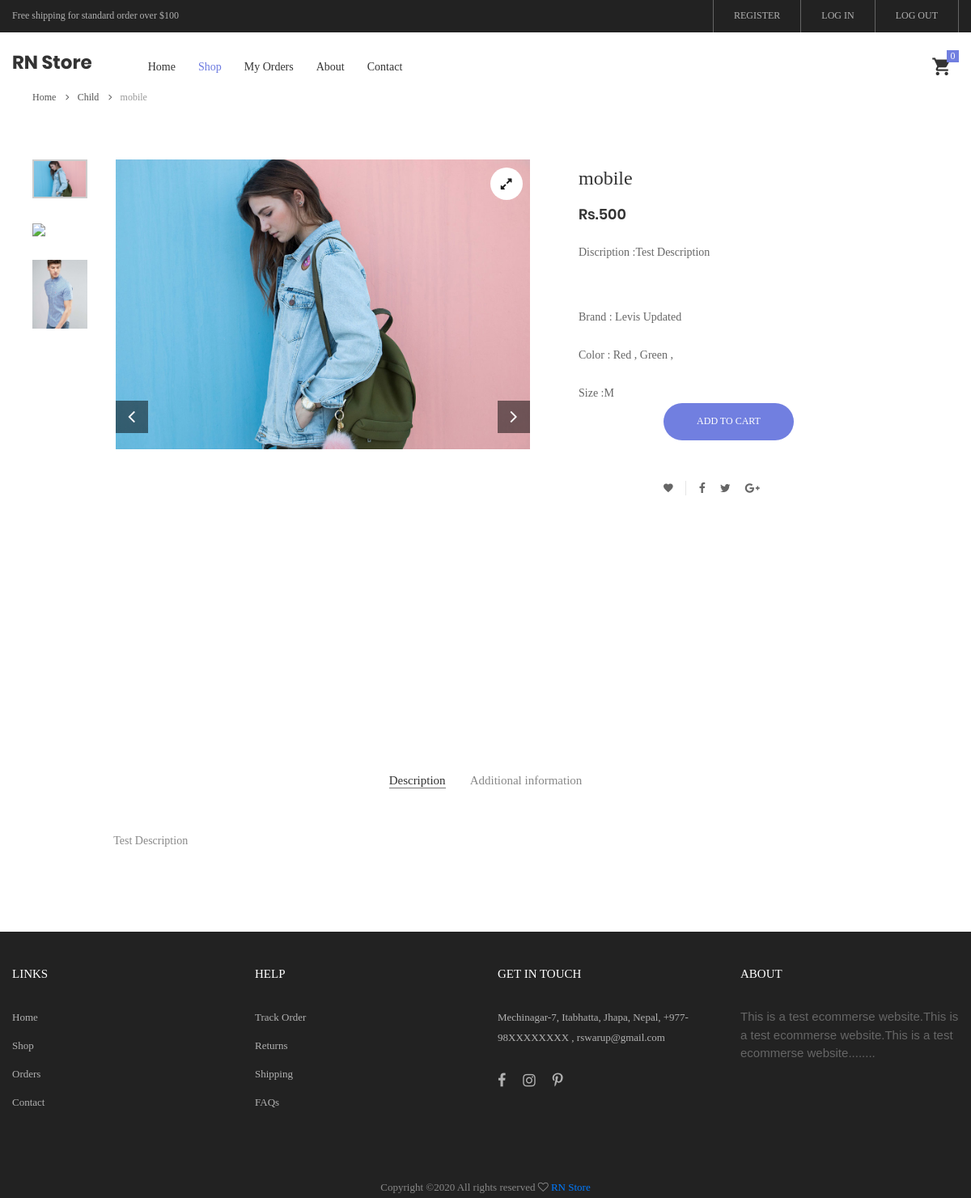
Screenshot of /product/34/detail/ with the database file from the repository.
### product/models.py (models this page shows, shortened)
class Product(models.Model):
	M="M"
	F="F"
	A="A"
	GENDER_CHOICES = (
	(M, "male"),
	(F, "female"),
	(A,"All"),
		)
	S="S"
	M="M"
	L="L"
	XL="XL"
	SIZE_CHOICES = (
	(S,"small"),
	(M, "medium"),
	(L, "large"),
	(XL,"xtra large"),
		)
	user=models.ForeignKey(settings.AUTH_USER_MODEL,
							on_delete=models.CASCADE,
							related_name='product',
							related_query_name='products',
							null=True,
							blank=True
							)
	category=models.ForeignKey(Category,
							on_delete=models.CASCADE,
							related_name='product',
							related_query_name='products',
							null=True,
							)
	brand=models.ForeignKey(Brand,
						on_delete=models.CASCADE,
						related_name='product',
						related_query_name='products',
						null=True,
						)
	model=models.ForeignKey(Model,
						on_delete=models.CASCADE,
						related_name='product',
						related_query_name='products',
						null=True
						)
	gender=models.CharField(
			    choices = GENDER_CHOICES,
			    max_length = 3,
			    default = A,
			  )
	product = models.CharField(max_length=300)
	color = models.ManyToManyField(Color,through='ProductColor')
	size = models.CharField(choices = SIZE_CHOICES,
						    max_length = 10,
						    default = M,
						    )
	price = models.IntegerField()
	description = models.TextField(null=True)
	new_collection = models.BooleanField(default=False)
	text1 = models.CharField(max_length=250,null=True,blank=True)
	text2 = models.CharField(max_length=250,null=True,blank=True)

class Category(models.Model):
	category=models.CharField(max_length=250)
	image=models.ImageField(upload_to="category_images/",
				            null=True,
				            blank=True
				           	)
	text=models.CharField(max_length=250,null=True,blank=True)
	def __str__(self):
		return self.category

class Images(models.Model):
	product=models.ForeignKey(Product,
					on_delete=models.CASCADE,
					related_name='image',
					related_query_name='images',
					null=True,
					)
	image=models.FileField(upload_to="product_images/",null=True, blank=True)

class Brand(models.Model):
	user=models.ForeignKey(settings.AUTH_USER_MODEL,
							on_delete=models.CASCADE,
							related_name='brand',
							related_query_name='brands',
							null=True,
							blank=True
							)
	brand=models.CharField(max_length=250)
	def __str__(self):
		return self.brand

class Color(models.Model):
	color=models.CharField(max_length=250)
	def __str__(self):
		return self.color

### product/views.py (the view)
# urls.py: path('<int:pk>/detail/',ProductDetail.as_view(),name='detail'),
class ProductDetail(DetailView):
    model = Product
    context_object_name = "product"
    template_name = "product/detail.html"

### product/models.py (called while the page is built)
	def __str__(self):
		return self.model

### templates/product/detail.html (shortened to what this page needs)
{% extends "base.html" %}
{% load my_templatetags %}
{% load static %}
{% block css%}
 <link rel="stylesheet" type="text/css" href="{% static 'ecom/vendor/MagnificPopup/magnific-popup.css'%}">
{% endblock css%}
{% block content %}
    <div class="container" style="margin-top: 40px;">
        <div class="bread-crumb flex-w p-l-25 p-r-15 p-t-30 p-lr-0-lg">
            <a href="{% url 'home'%}" class="stext-109 cl8 hov-cl1 trans-04">
                Home
                <i class="fa fa-angle-right m-l-9 m-r-10" aria-hidden="true"></i>
            </a>
            <a href="product.html" class="stext-109 cl8 hov-cl1 trans-04">
                {{product.category}}
                <i class="fa fa-angle-right m-l-9 m-r-10" aria-hidden="true"></i>
            </a>
            <span class="stext-109 cl4">
                {{product.product}}
            </span>
        </div>
    </div>
    <section class="sec-product-detail bg0 p-t-65 p-b-60">
        <div class="container">
            <div class="row">
                <div class="col-md-6 col-lg-7 p-b-30">
                    <div class="p-l-25 p-r-30 p-lr-0-lg">
                        <div class="wrap-slick3 flex-sb flex-w">
                            <div class="wrap-slick3-dots"></div>
                            <div class="slick3 gallery-lb">
                                {% for image in product.image.all %}
                                    {% if forloop.counter == 1 %}
                                        <div class="item-slick3" data-thumb="{{image.image.url}}">
                                            <div class="wrap-pic-w pos-relative">
                                                <img src="{{image.image.url}}" alt="IMG-PRODUCT">
                                                <a class="flex-c-m size-108 how-pos1 bor0 fs-16 cl10 bg0 hov-btn3 trans-04" href="{{image.image.url}}">
                                                    <i class="fa fa-expand"></i>
                                                </a>
                                            </div>
                                        </div>
                                    {% endif %}
                                {% endfor %}
                            </div>
                        </div>
                    </div>
                </div>
                <div class="col-md-6 col-lg-5 p-b-30">
                    <div class="p-r-50 p-t-5 p-lr-0-lg">
                        <h4 id="namepr{{product.id}}" class="mtext-105 cl2 js-name-detail p-b-14">{{product.product}}</h4>
                        <span id="pricepr{{product.id}}" class="mtext-106 cl2">Rs.{{product.price}}</span>
                        <p class="stext-102 cl3 p-t-23">
                            Discription :{{product.description}}
                        </p>
                        <div class="p-t-33">
                            <p class="stext-102 cl3 p-t-23">Brand : {{product.brand}}</p>
                            <p class="stext-102 cl3 p-t-23"> Color : {% for color in product.color.all %} {{color}} ,{% endfor%}</p>
                            <p class="stext-102 cl3 p-t-23">Size :{{product.size}}</p>
                            <div class="flex-w flex-r-m p-b-10">
                                <div class="size-204 flex-w flex-m respon6-next">
                                    <button id="pr{{product.id}}" class="flex-c-m stext-101 cl0 size-101 bg1 bor1 hov-btn1 p-lr-15 trans-04 js-addcart-detail cart" value="{{product.product}}">
                                        Add to cart
                                    </button>
                                </div>
                            </div>
                        </div>
                        <div class="flex-w flex-m p-l-100 p-t-40 respon7">
                            <div class="flex-m bor9 p-r-10 m-r-11">
                                <a href="#" class="fs-14 cl3 hov-cl1 trans-04 lh-10 p-lr-5 p-tb-2 js-addwish-detail tooltip100" data-tooltip="Add to Wishlist">
                                    <i class="zmdi zmdi-favorite"></i>
                                </a>
                            </div>
                            <a href="#" class="fs-14 cl3 hov-cl1 trans-04 lh-10 p-lr-5 p-tb-2 m-r-8 tooltip100" data-tooltip="Facebook">
                                <i class="fa fa-facebook"></i>
                            </a>
                            <a href="#" class="fs-14 cl3 hov-cl1 trans-04 lh-10 p-lr-5 p-tb-2 m-r-8 tooltip100" data-tooltip="Twitter">
                                <i class="fa fa-twitter"></i>
                            </a>
                            <a href="#" class="fs-14 cl3 hov-cl1 trans-04 lh-10 p-lr-5 p-tb-2 m-r-8 tooltip100" data-tooltip="Google Plus">
                                <i class="fa fa-google-plus"></i>
                            </a>
                        </div>
                    </div>
                </div>
            </div>
            <div class="bor10 m-t-50 p-t-43 p-b-40">
                <div class="tab01">
                    <ul class="nav nav-tabs" role="tablist">
                        <li class="nav-item p-b-10">
                            <a class="nav-link active" data-toggle="tab" href="#description" role="tab">Description</a>
                        </li>
                        <li class="nav-item p-b-10">
                            <a class="nav-link" data-toggle="tab" href="#information" role="tab">Additional information</a>
                        </li>
                    </ul>
                    <div class="tab-content p-t-43">
                        <div class="tab-pane fade show active" id="description" role="tabpanel">
                            <div class="how-pos2 p-lr-15-md">
                                <p class="stext-102 cl6">
                                   {{product.description}}
                                </p>
                            </div>
                        </div>
                    </div>
                </div>
            </div>
        </div>
    </section>
{% endblock content %}

### static/ecom/css/main.css (style rules this page uses)
.container { max-width: 1380px; }
@media (max-width: 1600px) { .container { max-width: 1200px; } }
.slick-slide { outline: none !important; }
.wrap-slick3 { position: relative; }
.wrap-slick3-dots { width: 11.111111%; }
.slick3 { width: 83.333333%; }
.tab01 .nav-tabs { display: -webkit-box; display: -webkit-flex; display: -moz-box; display: -ms-flexbox; display: flex; flex-wrap: wrap; justify-content: center; align-items: center; border: none; }
.tab01 .nav-tabs .nav-item { margin: 0px 15px; }
.tab01 .nav-link { font-family: Poppins-Regular; font-size: 15px; color: #888; line-height: 1.2; padding: 0; border-radius: 0px; border: none; border-bottom: 1px solid transparent; -webkit-transition: all 0.4s; -o-transition: all 0.4s; -moz-transition: all 0.4s; transition: all 0.4s; }
.tab01 .nav-link.active { color: #333; border-color: #797979; }
.tooltip100 { position: relative; }
.tooltip100::after { content: attr(data-tooltip); font-family: Poppins-Regular; font-size: 12px; color: #888; line-height: 18px; white-space: nowrap; display: block; position: absolute; background: #fff; border: 1px solid #ccc; height: 20px; padding: 0px 8px; top: -35px; left: 50%; -webkit-transform: translateX(-50%); -moz-transform: translateX(-50%); -ms-transform: translateX(-50%); -o-transform: translateX(-50%); transform: translateX(-50%); box-shadow: 0 3px 6px 0px rgba(0,0,0,0.18); -moz-box-shadow: 0 3px 6px 0px rgba(0,0,0,0.18); -webkit-box-shadow: 0 3px 6px 0px rgba(0,0,0,0.18); -o-box-shadow: 0 3px 6px 0px rgba(0,0,0,0.18); -ms-box-shadow: 0 3px 6px 0px rgba(0,0,0,0.18); -webkit-transition: all 0.2s; -o-transition: all 0.2s; -moz-transition: all 0.2s; transition: all 0.2s; visibility: hidden; opacity: 0; }
.cl0 { color: #fff; }
.cl2 { color: #333; }
.cl3 { color: #666; }
.cl4 { color: #999; }
.cl6 { color: #888; }
.cl8 { color: #555; }
.cl10 { color: #1d1d1d; }
.stext-101 { font-family: Poppins-Medium; font-size: 12px; line-height: 1.466667; text-transform: uppercase; }
.stext-102 { font-family: Poppins-Regular; font-size: 14px; line-height: 1.7; }
.stext-109 { font-family: Poppins-Regular; font-size: 12px; line-height: 1.833333; }
.mtext-105 { font-family: Poppins-Regular; font-size: 24px; line-height: 1.5; }
.mtext-106 { font-family: Poppins-SemiBold; font-size: 18px; line-height: 1.388888; }
.size-101 { min-width: 161px; height: 46px; }
.size-108 { width: 40px; height: 40px; }
.size-204 { width: calc(100% - 105px); }
.bg0 { background-color: #fff; }
.bg1 { background-color: #717fe0; }
.bor0 { border-radius: 50%; }
.bor1 { border-radius: 23px; }
.bor9 { border-right: 1px solid #e6e6e6; }
.bor10 { border: 0px solid #e6e6e6; }
.how-pos1 { position: absolute; top: 10px; right: 10px; }
.how-pos2 { padding-left: 10.7%; padding-right: 11%; }

### rows the page displays
Product: category "Child", product "mobile", price "500", description "Test Description", brand "Levis Updated", size "M"
Images: image (picture)
Color: color "Red"
Color: color "Green"
